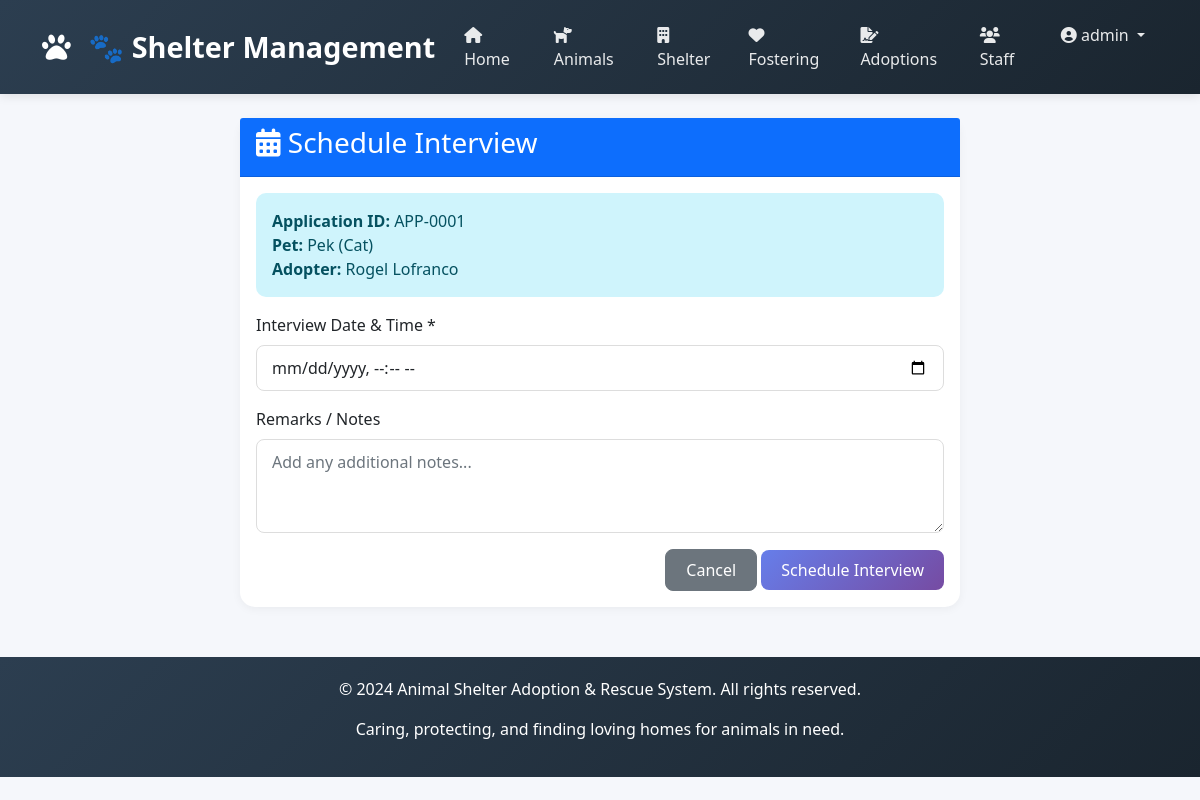
Screenshot of /adoptions/interviews/add/1/ (signed in) with the database file from the repository.
### apps/accounts/models.py (models this page shows, shortened)
class Staff(AbstractUser):
    ROLE_CHOICES = [
        ('Admin', 'Admin'),
        ('Manager', 'Manager'),
        ('Vet', 'Veterinarian'),
        ('Staff', 'Staff'),
        ('Volunteer', 'Volunteer'),
    ]
    staff_id = models.AutoField(primary_key=True)
    first_name = models.CharField(max_length=100)
    last_name = models.CharField(max_length=100)
    role = models.CharField(max_length=20, choices=ROLE_CHOICES, default='Staff')
    phone = models.CharField(max_length=20, blank=True, null=True)
    email = models.EmailField(unique=True)
    username = models.CharField(max_length=100, unique=True)
    status = models.BooleanField(default=True)
    date_joined = models.DateTimeField(default=timezone.now)
    last_login = models.DateTimeField(null=True, blank=True)
    USERNAME_FIELD = 'username'
    REQUIRED_FIELDS = ['email', 'first_name', 'last_name']
    class Meta:
        db_table = 'staff'

### apps/adoptions/models.py (models this page shows, shortened)
class AdoptionApplication(models.Model):
    STATUS_CHOICES = [
        ('Pending', 'Pending'),
        ('Approved', 'Approved'),
        ('Rejected', 'Rejected'),
    ]
    application_id = models.AutoField(primary_key=True)
    adopter = models.ForeignKey(Adopter, on_delete=models.CASCADE, related_name='applications')
    pet = models.ForeignKey(Pet, on_delete=models.CASCADE, related_name='applications')
    staff = models.ForeignKey(Staff, on_delete=models.SET_NULL, null=True)
    application_date = models.DateField(auto_now_add=True)
    status = models.CharField(max_length=20, choices=STATUS_CHOICES, default='Pending')
    interview_schedule = models.DateTimeField(null=True, blank=True)
    notes = models.TextField(blank=True, null=True)
    class Meta:
        db_table = 'adoption_applications'

class Adopter(models.Model):
    adopter_id = models.AutoField(primary_key=True)
    first_name = models.CharField(max_length=100)
    last_name = models.CharField(max_length=100)
    email = models.EmailField(unique=True)
    phone = models.CharField(max_length=20)
    address = models.TextField()
    date_of_birth = models.DateField()
    occupation = models.CharField(max_length=100, blank=True, null=True)
    has_other_pets = models.BooleanField(default=False)
    has_children = models.BooleanField(default=False)
    registration_date = models.DateField(auto_now_add=True)
    password = models.CharField(max_length=128, blank=True, null=True)
    last_login = models.DateTimeField(blank=True, null=True)
    is_active = models.BooleanField(default=True)
    class Meta:
        db_table = 'adopters'

### apps/animals/models.py (models this page shows, shortened)
class Pet(models.Model):
    SPECIES_CHOICES = [
        ('Dog', 'Dog'), ('Cat', 'Cat'), ('Bird', 'Bird'),
        ('Rabbit', 'Rabbit'), ('Other', 'Other')
    ]
    SEX_CHOICES = [('M', 'Male'), ('F', 'Female')]
    SIZE_CHOICES = [('Small', 'Small'), ('Medium', 'Medium'), ('Large', 'Large')]
    STATUS_CHOICES = [
        ('Available', 'Available'), ('Pending', 'Pending'), ('Adopted', 'Adopted')
    ]
    pet_id = models.AutoField(primary_key=True)
    name = models.CharField(max_length=100)
    species = models.CharField(max_length=50, choices=SPECIES_CHOICES)
    breed = models.CharField(max_length=100, blank=True, null=True)
    age = models.IntegerField(validators=[MinValueValidator(0)], help_text="Age in months")
    sex = models.CharField(max_length=1, choices=SEX_CHOICES)
    size = models.CharField(max_length=10, choices=SIZE_CHOICES)
    color = models.CharField(max_length=50)
    vaccination_status = models.BooleanField(default=False)
    spay_neuter_status = models.BooleanField(default=False)
    medical_notes = models.TextField(blank=True, null=True)
    intake_date = models.DateField(auto_now_add=True)
    status = models.CharField(max_length=20, choices=STATUS_CHOICES, default='Available')
    class Meta:
        db_table = 'pets'

### apps/adoptions/views.py (the view, shortened to what this page needs)
# urls.py: path('interviews/add/<int:application_id>/', views.interview_add, name='interview_add'),
@login_required
def interview_add(request, application_id):
    application = get_object_or_404(AdoptionApplication, application_id=application_id)
    return render(request, 'adoptions/interview_form.html', {'application': application})

### templates/adoptions/interview_form.html (shortened to what this page needs)
{% extends 'base.html' %}
{% block content %}
<div class="container">
    <div class="row justify-content-center">
        <div class="col-md-8">
            <div class="card">
                <div class="card-header bg-primary text-white">
                    <h3><i class="fas fa-calendar-alt"></i> Schedule Interview</h3>
                </div>
                <div class="card-body">
                    <div class="alert alert-info">
                        <strong>Application ID:</strong> APP-{{ application.application_id|stringformat:"04d" }}<br>
                        <strong>Pet:</strong> {{ application.pet.name }} ({{ application.pet.species }})<br>
                        <strong>Adopter:</strong> {{ application.adopter.first_name }} {{ application.adopter.last_name }}
                    </div>
                    <form method="post">
                        <div class="mb-3">
                            <label class="form-label">Interview Date & Time *</label>
                            <input type="datetime-local" name="interview_datetime" class="form-control" required>
                        </div>
                        <div class="mb-3">
                            <label class="form-label">Remarks / Notes</label>
                            <textarea name="remarks" class="form-control" rows="3" placeholder="Add any additional notes..."></textarea>
                        </div>
                        <div class="text-end">
                            <a href="{% url 'application_list' %}" class="btn btn-secondary">Cancel</a>
                            <button type="submit" class="btn btn-primary">Schedule Interview</button>
                        </div>
                    </form>
                </div>
            </div>
        </div>
    </div>
</div>
{% endblock %}

### templates/base.html (shortened to what this page needs)
<!DOCTYPE html>
<html lang="en">
<head>
    <link href="https://cdn.jsdelivr.net/npm/bootstrap@5.1.3/dist/css/bootstrap.min.css" rel="stylesheet">
    <link rel="stylesheet" href="https://cdnjs.cloudflare.com/ajax/libs/font-awesome/6.0.0/css/all.min.css">
</head>
<body>
    <nav class="navbar navbar-expand-lg navbar-dark">
        <div class="container">
            <a class="navbar-brand" href="{% url 'index' %}">
                <i class="fas fa-paw"></i> 🐾 Shelter Management
            </a>
            <div class="collapse navbar-collapse" id="navbarNav">
                <ul class="navbar-nav ms-auto">
                    <li class="nav-item">
                        <a class="nav-link" href="{% url 'index' %}">
                            <i class="fas fa-home"></i> Home
                        </a>
                    </li>
                    <li class="nav-item">
                        <a class="nav-link" href="{% url 'pet_list' %}">
                            <i class="fas fa-dog"></i> Animals
                        </a>
                    </li>
                    <li class="nav-item">
                        <a class="nav-link" href="{% url 'shelter_list' %}">
                            <i class="fas fa-building"></i> Shelter
                        </a>
                    </li>
                    <li class="nav-item">
                        <a class="nav-link" href="{% url 'foster_list' %}">
                            <i class="fas fa-heart"></i> Fostering
                        </a>
                    </li>
                    <li class="nav-item">
                        <a class="nav-link" href="{% url 'adoption_list' %}">
                            <i class="fas fa-file-signature"></i> Adoptions
                        </a>
                    </li>
                    <li class="nav-item">
                        <a class="nav-link" href="{% url 'staff_list' %}">
                            <i class="fas fa-users"></i> Staff
                        </a>
                    </li>
                    {% if user.is_authenticated %}
                        <li class="nav-item dropdown">
                            <a class="nav-link dropdown-toggle" href="#" id="userDropdown" role="button" data-bs-toggle="dropdown">
                                <i class="fas fa-user-circle"></i> {{ user.username }}
                            </a>
                        </li>
                    {% endif %}
                </ul>
            </div>
        </div>
    </nav>
    <div class="container mt-4">
        {% block content %}
        {% endblock %}
    </div>
    <footer>
        <div class="container">
            <p>&copy; 2024 Animal Shelter Adoption & Rescue System. All rights reserved.</p>
            <p>Caring, protecting, and finding loving homes for animals in need.</p>
        </div>
    </footer>
</body>
</html>

### templates/base.html (style rules this page uses)
* { margin: 0; padding: 0; box-sizing: border-box; }
body { font-family: 'Segoe UI', Tahoma, Geneva, Verdana, sans-serif; background-color: #f5f7fb; }
.navbar { background: linear-gradient(135deg, #2c3e50 0%, #1a252f 100%); box-shadow: 0 2px 10px rgba(0,0,0,0.1); padding: 15px 0; }
.navbar-brand { font-size: 1.8rem; font-weight: bold; color: #fff !important; }
.navbar-brand i { margin-right: 10px; }
.nav-link { color: rgba(255,255,255,0.9) !important; font-weight: 500; margin: 0 5px; transition: all 0.3s; }
.card { border: none; border-radius: 15px; box-shadow: 0 2px 10px rgba(0,0,0,0.05); transition: transform 0.3s, box-shadow 0.3s; }
.btn { border-radius: 8px; padding: 8px 20px; font-weight: 500; transition: all 0.3s; }
.btn-primary { background: linear-gradient(135deg, #667eea 0%, #764ba2 100%); border: none; }
.alert { border-radius: 10px; border: none; }
footer { background: linear-gradient(135deg, #2c3e50 0%, #1a252f 100%); color: white; padding: 20px; text-align: center; margin-top: 50px; }
.form-control, .form-select { border-radius: 8px; border: 1px solid #ddd; padding: 10px 15px; }

### rows the page displays
Staff: username "admin"
AdoptionApplication: application_id "0001", pet.name "Pek", pet.species "Cat", adopter.first_name "Rogel", adopter.last_name "Lofranco"
